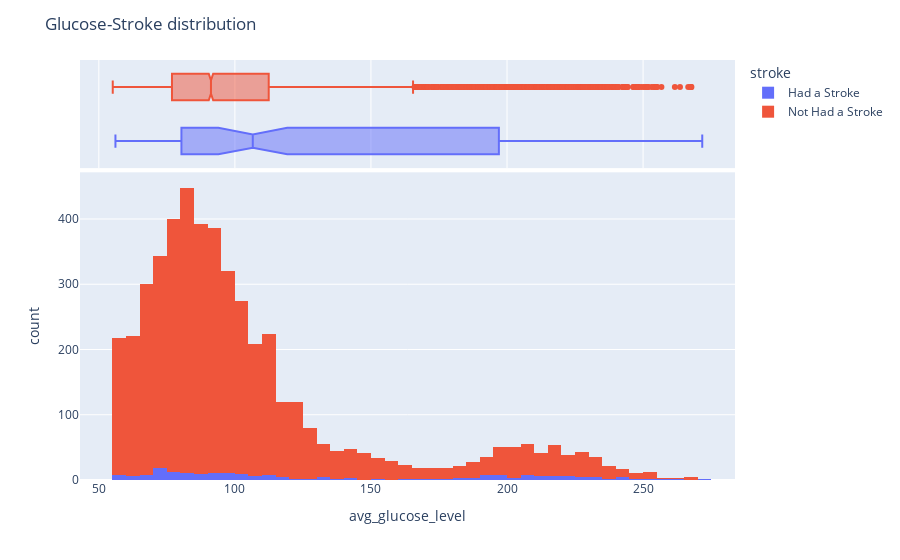

Notebook cell for this chart:
### Code cell
fig = px.histogram(data_v, x = 'avg_glucose_level',
                   color = 'stroke',
                   marginal='box')
fig.update_layout(
    title = 'Glucose-Stroke distribution'
)
fig.show()

### Figure 1 — Plotly figure (JSON) as saved in the notebook; plotly's stock layout.template omitted (floating-point values rounded to 4 significant figures; data arrays with more than 128 entries replaced by an {"elided": "..."} marker saying what was removed)
{"data": [{"alignmentgroup": "True", "bingroup": "x", "hovertemplate": "stroke=Had a Stroke<br>avg_glucose_level=%{x}<br>count=%{y}<extra></extra>", "legendgroup": "Had a Stroke", "marker": {"color": "#636efa", "pattern": {"shape": ""}}, "name": "Had a Stroke", "offsetgroup": "Had a Stroke", "orientation": "v", "showlegend": true, "type": "histogram", "x": {"elided": "209 float values"}, "xaxis": "x", "yaxis": "y"}, {"alignmentgroup": "True", "hovertemplate": "stroke=Had a Stroke<br>avg_glucose_level=%{x}<extra></extra>", "legendgroup": "Had a Stroke", "marker": {"color": "#636efa"}, "name": "Had a Stroke", "notched": true, "offsetgroup": "Had a Stroke", "showlegend": false, "type": "box", "x": {"elided": "209 float values"}, "xaxis": "x2", "yaxis": "y2"}, {"alignmentgroup": "True", "bingroup": "x", "hovertemplate": "stroke=Not Had a Stroke<br>avg_glucose_level=%{x}<br>count=%{y}<extra></extra>", "legendgroup": "Not Had a Stroke", "marker": {"color": "#EF553B", "pattern": {"shape": ""}}, "name": "Not Had a Stroke", "offsetgroup": "Not Had a Stroke", "orientation": "v", "showlegend": true, "type": "histogram", "x": {"elided": "4700 float values"}, "xaxis": "x", "yaxis": "y"}, {"alignmentgroup": "True", "hovertemplate": "stroke=Not Had a Stroke<br>avg_glucose_level=%{x}<extra></extra>", "legendgroup": "Not Had a Stroke", "marker": {"color": "#EF553B"}, "name": "Not Had a Stroke", "notched": true, "offsetgroup": "Not Had a Stroke", "showlegend": false, "type": "box", "x": {"elided": "4700 float values"}, "xaxis": "x2", "yaxis": "y2"}], "layout": {"barmode": "relative", "legend": {"title": {"text": "stroke"}, "tracegroupgap": 0}, "margin": {"t": 60}, "title": {"text": "Glucose-Stroke distribution"}, "xaxis": {"anchor": "y", "domain": [0, 1], "title": {"text": "avg_glucose_level"}}, "xaxis2": {"anchor": "y2", "domain": [0, 1], "matches": "x", "showgrid": true, "showticklabels": false}, "yaxis": {"anchor": "x", "domain": [0, 0.7326], "title": {"text": "count"}}, "yaxis2": {"anchor": "x2", "domain": [0.7426, 1], "matches": "y2", "showgrid": false, "showline": false, "showticklabels": false, "ticks": ""}}}
